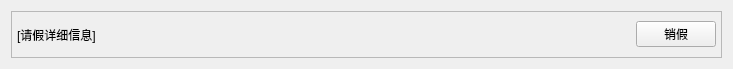
<?xml version="1.0" encoding="UTF-8"?>
<ui version="4.0">
 <class>DoctorLeaveItem</class>
 <widget class="QWidget" name="DoctorLeaveItem">
  <property name="geometry">
   <rect>
    <x>0</x>
    <y>0</y>
    <width>733</width>
    <height>69</height>
   </rect>
  </property>
  <property name="windowTitle">
   <string>Form</string>
  </property>
  <layout class="QVBoxLayout" name="verticalLayout">
   <item>
    <widget class="QFrame" name="frame">
     <property name="styleSheet">
      <string notr="true"/>
     </property>
     <property name="frameShape">
      <enum>QFrame::StyledPanel</enum>
     </property>
     <property name="frameShadow">
      <enum>QFrame::Raised</enum>
     </property>
     <layout class="QHBoxLayout" name="horizontalLayout">
      <property name="spacing">
       <number>5</number>
      </property>
      <property name="leftMargin">
       <number>5</number>
      </property>
      <property name="topMargin">
       <number>5</number>
      </property>
      <property name="rightMargin">
       <number>5</number>
      </property>
      <property name="bottomMargin">
       <number>5</number>
      </property>
      <item>
       <widget class="QLabel" name="LeaveMsg">
        <property name="text">
         <string>[请假详细信息]</string>
        </property>
       </widget>
      </item>
      <item>
       <spacer name="horizontalSpacer">
        <property name="orientation">
         <enum>Qt::Horizontal</enum>
        </property>
        <property name="sizeHint" stdset="0">
         <size>
          <width>505</width>
          <height>20</height>
         </size>
        </property>
       </spacer>
      </item>
      <item>
       <widget class="QPushButton" name="CancelBtn">
        <property name="text">
         <string>销假</string>
        </property>
       </widget>
      </item>
     </layout>
    </widget>
   </item>
  </layout>
 </widget>
 <resources/>
 <connections/>
</ui>
